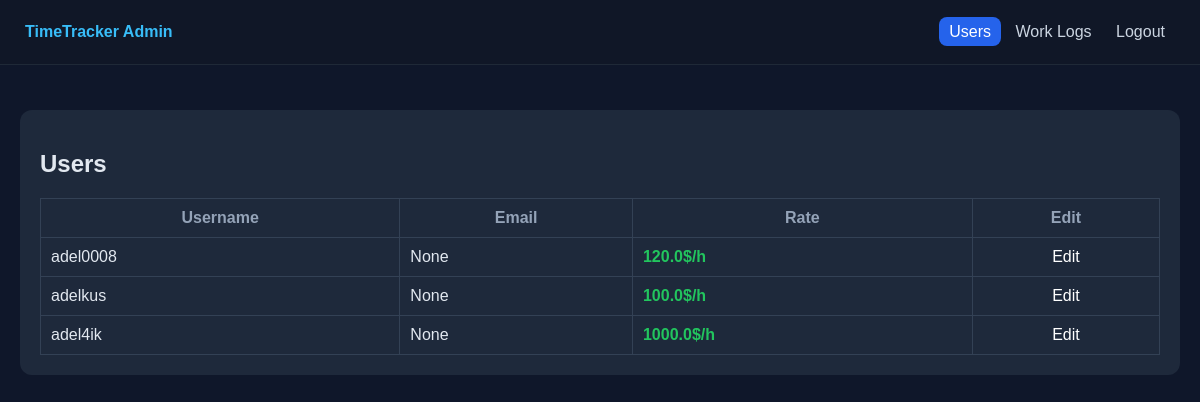
The page /admin-42829/ (signed in) on the database as committed earlier.
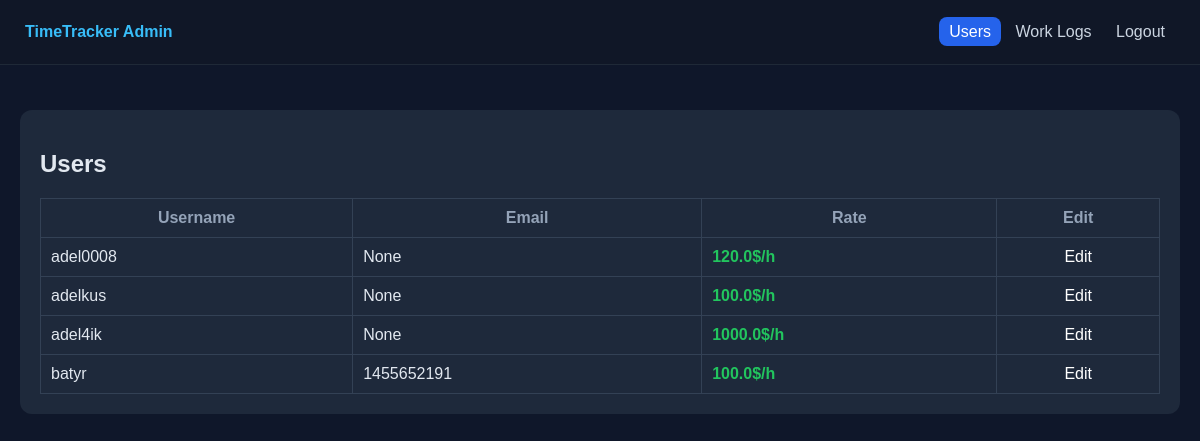
The same page on the database as committed later.
### main/models.py (models this page shows)
class User(AbstractUser):
    email = models.EmailField(unique=True)
    position = models.CharField(max_length=100, blank=True, null=True)
    is_employee = models.BooleanField(default=True)
    telegram_id = models.CharField(max_length=50, unique=True, blank=True, null=True)
    hourly_rate = models.FloatField(default=100)

### main/views.py (the view)
# urls.py: path('admin-42829/', views.admin, name='admin'),
@login_required
def admin(request):
    if not request.user.is_superuser:
        return redirect("/profile/")
    tab = request.GET.get("tab", "users")
    users = User.objects.exclude(is_superuser=True)
    workdays = WorkDay.objects.select_related("user").all()
    user_id = request.GET.get("user")
    start_date = request.GET.get("start")
    end_date = request.GET.get("end")
    min_earnings = request.GET.get("min_earnings")
    sort = request.GET.get("sort")
    if user_id:
        workdays = workdays.filter(user_id=user_id)
    if start_date:
        workdays = workdays.filter(start_time__date__gte=start_date)
    if end_date:
        workdays = workdays.filter(start_time__date__lte=end_date)
    if min_earnings:
        min_earnings = float(min_earnings)
        workdays = [w for w in workdays if w.get_earnings() >= min_earnings]
    if sort == "hours":
        workdays = sorted(workdays, key=lambda x: x.get_hours(), reverse=True)
    elif sort == "earnings":
        workdays = sorted(workdays, key=lambda x: x.get_earnings(), reverse=True)
    elif sort == "date":
        workdays = sorted(workdays, key=lambda x: x.start_time, reverse=True)
    total_hours = sum(w.get_hours() for w in workdays)
    total_money = sum(w.get_earnings() for w in workdays)
    return render(request, "main/admin.html", {
        "tab": tab,
        "users": users,
        "workdays": workdays,
        "total_hours": total_hours,
        "total_money": total_money
    })

### main/models.py (called while the page is built)
    def get_hours(self):
        if self.end_time:
            delta = self.end_time - self.start_time
            return round(delta.total_seconds() / 3600, 2)
        return 0

    def get_earnings(self):
        return round(self.get_hours() * self.user.hourly_rate, 2)

### main/templates/main/admin.html (shortened to what this page needs)
<!DOCTYPE html>
<html lang="en">
<head>
</head>
<body>
<div class="topbar">
    <div class="logo">TimeTracker Admin</div>
    <div class="nav">
        <a href="/admin-42829/?tab=users" class="{% if tab == 'users' %}active{% endif %}">Users</a>
        <a href="/admin-42829/?tab=worklogs" class="{% if tab == 'worklogs' %}active{% endif %}">Work Logs</a>
        <a href="/logout/" class="logout">Logout</a>
    </div>
</div>
<div class="main">
{% if tab == "users" %}
<div class="card">
    <h2>Users</h2>
    <table>
        <tr>
            <th>Username</th>
            <th>Email</th>
            <th>Rate</th>
            <th>Edit</th>
        </tr>
        {% for u in users %}
        <tr>
            <td>{{ u.username }}</td>
            <td>{{ u.telegram_id }}</td>
            <td class="money">{{ u.hourly_rate }}$/h</td>
            <td><div class="edit"><a  href="{% url 'edit_user' u.id %}">Edit</a></div></td>
        </tr>
        {% endfor %}
    </table>
</div>
{% endif %}
</div>
</body>
</html>

Rows that differ between the two databases and show on the page:
added User: username "batyr", telegram_id "1455652191", hourly_rate "100.0"
